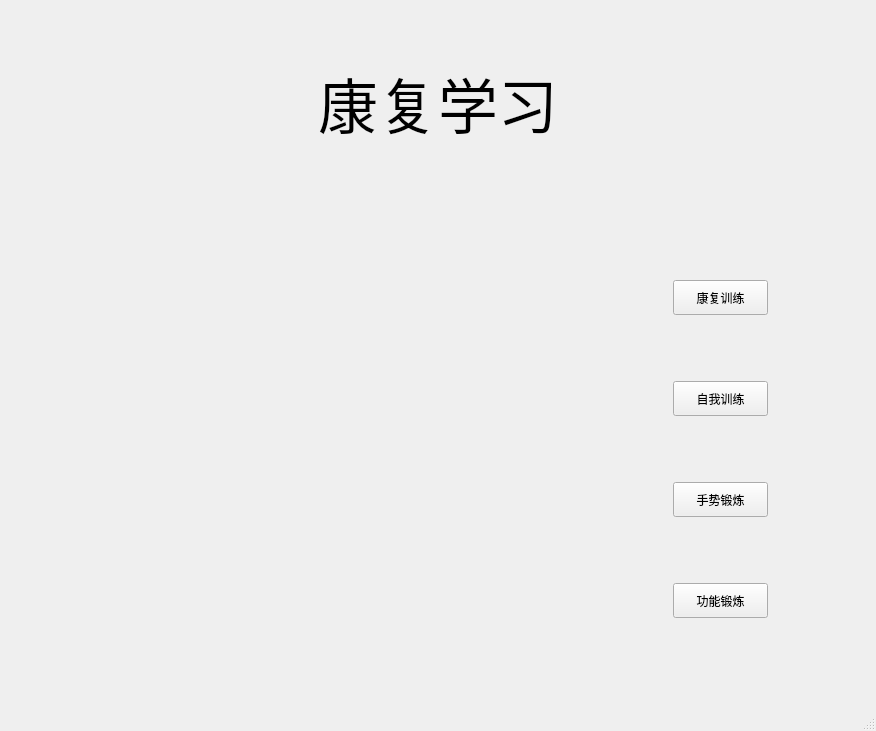
<?xml version="1.0" encoding="UTF-8"?>
<ui version="4.0">
 <class>MainWindow</class>
 <widget class="QMainWindow" name="MainWindow">
  <property name="geometry">
   <rect>
    <x>0</x>
    <y>0</y>
    <width>876</width>
    <height>731</height>
   </rect>
  </property>
  <property name="windowTitle">
   <string>MainWindow</string>
  </property>
  <widget class="QWidget" name="centralwidget">
   <layout class="QVBoxLayout" name="verticalLayout_2">
    <item>
     <widget class="QWidget" name="widget" native="true">
      <property name="maximumSize">
       <size>
        <width>16777215</width>
        <height>16777215</height>
       </size>
      </property>
      <layout class="QHBoxLayout" name="horizontalLayout">
       <item>
        <spacer name="horizontalSpacer">
         <property name="orientation">
          <enum>Qt::Horizontal</enum>
         </property>
         <property name="sizeHint" stdset="0">
          <size>
           <width>501</width>
           <height>20</height>
          </size>
         </property>
        </spacer>
       </item>
       <item>
        <widget class="QLabel" name="label">
         <property name="font">
          <font>
           <pointsize>45</pointsize>
          </font>
         </property>
         <property name="text">
          <string>康复学习</string>
         </property>
         <property name="alignment">
          <set>Qt::AlignCenter</set>
         </property>
        </widget>
       </item>
       <item>
        <spacer name="horizontalSpacer_2">
         <property name="orientation">
          <enum>Qt::Horizontal</enum>
         </property>
         <property name="sizeHint" stdset="0">
          <size>
           <width>500</width>
           <height>20</height>
          </size>
         </property>
        </spacer>
       </item>
      </layout>
     </widget>
    </item>
    <item>
     <widget class="QWidget" name="widget_2" native="true">
      <layout class="QHBoxLayout" name="horizontalLayout_3">
       <item>
        <widget class="QWidget" name="widget_video" native="true">
         <property name="minimumSize">
          <size>
           <width>640</width>
           <height>480</height>
          </size>
         </property>
         <layout class="QHBoxLayout" name="horizontalLayout_2"/>
        </widget>
       </item>
       <item>
        <widget class="QWidget" name="widget_4" native="true">
         <layout class="QVBoxLayout" name="verticalLayout">
          <item>
           <widget class="QPushButton" name="pushButton_1">
            <property name="minimumSize">
             <size>
              <width>95</width>
              <height>35</height>
             </size>
            </property>
            <property name="maximumSize">
             <size>
              <width>95</width>
              <height>35</height>
             </size>
            </property>
            <property name="text">
             <string>康复训练</string>
            </property>
           </widget>
          </item>
          <item>
           <widget class="QPushButton" name="pushButton_2">
            <property name="minimumSize">
             <size>
              <width>95</width>
              <height>35</height>
             </size>
            </property>
            <property name="maximumSize">
             <size>
              <width>95</width>
              <height>35</height>
             </size>
            </property>
            <property name="text">
             <string>自我训练</string>
            </property>
           </widget>
          </item>
          <item>
           <widget class="QPushButton" name="pushButton_3">
            <property name="minimumSize">
             <size>
              <width>95</width>
              <height>35</height>
             </size>
            </property>
            <property name="maximumSize">
             <size>
              <width>95</width>
              <height>35</height>
             </size>
            </property>
            <property name="text">
             <string>手势锻炼</string>
            </property>
           </widget>
          </item>
          <item>
           <widget class="QPushButton" name="pushButton_4">
            <property name="minimumSize">
             <size>
              <width>95</width>
              <height>35</height>
             </size>
            </property>
            <property name="maximumSize">
             <size>
              <width>95</width>
              <height>35</height>
             </size>
            </property>
            <property name="text">
             <string>功能锻炼</string>
            </property>
           </widget>
          </item>
         </layout>
        </widget>
       </item>
      </layout>
     </widget>
    </item>
   </layout>
  </widget>
  <widget class="QMenuBar" name="menubar">
   <property name="geometry">
    <rect>
     <x>0</x>
     <y>0</y>
     <width>876</width>
     <height>23</height>
    </rect>
   </property>
  </widget>
  <widget class="QStatusBar" name="statusbar"/>
 </widget>
 <resources/>
 <connections>
  <connection>
   <sender>pushButton_1</sender>
   <signal>clicked()</signal>
   <receiver>MainWindow</receiver>
   <slot>action_1()</slot>
   <hints>
    <hint type="sourcelabel">
     <x>1234</x>
     <y>238</y>
    </hint>
    <hint type="destinationlabel">
     <x>827</x>
     <y>-11</y>
    </hint>
   </hints>
  </connection>
  <connection>
   <sender>pushButton_2</sender>
   <signal>clicked()</signal>
   <receiver>MainWindow</receiver>
   <slot>action_2()</slot>
   <hints>
    <hint type="sourcelabel">
     <x>1227</x>
     <y>371</y>
    </hint>
    <hint type="destinationlabel">
     <x>738</x>
     <y>-5</y>
    </hint>
   </hints>
  </connection>
  <connection>
   <sender>pushButton_3</sender>
   <signal>clicked()</signal>
   <receiver>MainWindow</receiver>
   <slot>action_3()</slot>
   <hints>
    <hint type="sourcelabel">
     <x>1218</x>
     <y>512</y>
    </hint>
    <hint type="destinationlabel">
     <x>596</x>
     <y>-6</y>
    </hint>
   </hints>
  </connection>
  <connection>
   <sender>pushButton_4</sender>
   <signal>clicked()</signal>
   <receiver>MainWindow</receiver>
   <slot>action_4()</slot>
   <hints>
    <hint type="sourcelabel">
     <x>1215</x>
     <y>638</y>
    </hint>
    <hint type="destinationlabel">
     <x>452</x>
     <y>-5</y>
    </hint>
   </hints>
  </connection>
 </connections>
 <slots>
  <slot>action_1()</slot>
  <slot>action_2()</slot>
  <slot>action_3()</slot>
  <slot>action_4()</slot>
 </slots>
</ui>
